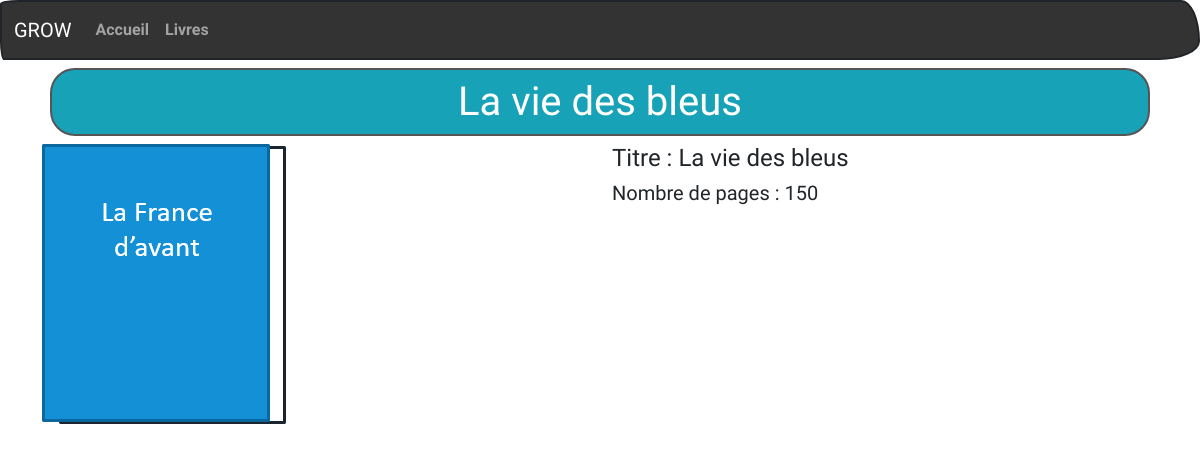
The page /livres/l/2 on the database its author committed.
### tables this page shows
CREATE TABLE IF NOT EXISTS `livres` (
  `id` int NOT NULL AUTO_INCREMENT,
  `titre` varchar(150) DEFAULT NULL,
  `nbpages` int DEFAULT NULL,
  `image` varchar(150) DEFAULT NULL,
  PRIMARY KEY (`id`)
);

### controllers/livresController.controller.php (called while the page is built, shortened)
<?php
        require_once "model/Livre.class.php";
        require_once 'model/LivreManager.class.php';
class LivreController
{
    private $livreManager;
    public function __construct()
    {
        $this->livreManager = new LivreManager;
        $this->livreManager->chargementLivre();
    }
    public function afficherLivreUn($id) {
        $livre = $this->livreManager->getLivreById($id);
        require "views/afficherLivre.views.php";
    }
}

### model/LivreManager.class.php (called while the page is built, shortened)
<?php
require_once 'Model.class.php';
require_once 'Livre.class.php';
class LivreManager extends Model{
    private $livres;
    public function ajoutLivre($livre)
    {
        $this->livres[] = $livre;
    }
    public function chargementLivre()
    {
        $req = $this->getBdd()->prepare('SELECT * FROM livres');
        $req->execute();
        $mesLivres = $req->fetchAll(PDO::FETCH_ASSOC);
    }
    public function getLivreByID($id)
    {
        for($i=0; $i <count($this->livres);$i++){
            if($this->livres[$i]->getId() === $id){
                return $this->livres[$i];
            }
        }
        throw new Exception("Le livre n'existe pas.");
    }
}

### model/Livre.class.php (called while the page is built, shortened)
<?php
class Livre
{
    private $id,
            $titre,
            $nbPages,
            $image;
    public function __construct($id,$titre,$nbPages,$image)
    {
        $this->id = $id;
        $this->titre = $titre;
        $this->nbPages = $nbPages;
        $this->image = $image;
    }
    public function getId()
    {
        return trim(htmlspecialchars($this->id));
    }
    public function getTitre()
    {
        return trim(htmlspecialchars($this->titre));
    }
    public function getnbPages()
    {
        return trim(htmlspecialchars($this->nbPages));
    }
    public function getImage()
    {
        return trim(htmlspecialchars($this->image));
    }
}

### model/Model.class.php (called while the page is built, shortened)
<?php
class Model
{
    private static $pdo;
    private static function setBdd()
    {
        self::$pdo = new PDO('mysql:host=localhost;port=3306;dbname=biblio1;charset=utf8', '****', '****');
        self::$pdo->setAttribute(PDO::ATTR_ERRMODE, PDO::ERRMODE_WARNING);
    }
    protected function getBdd()
    {
        return self::$pdo;
    }
}

### views/afficherLivre.views.php (the view, shortened to what this page needs)
<div class="row">
    <div class="col-6">
        <img src="<?= URL ?>public/images/<?= $livre->getImage();?>" alt="Couverture du livre">
    </div>
    <div class="col-6">
        <h4>Titre : <?= $livre->getTitre();?></h4>
        <h5>Nombre de pages : <?= $livre->getnbPages();?></h5>
    </div>
</div>
<?php
$content = ob_get_clean();
$titre = $livre->getTitre();
require 'template.php';
?>

### views/template.php (shortened to what this page needs)
<!DOCTYPE html>
<html lang="en">
<head>
    <link rel="stylesheet" href="https://bootswatch.com/5/sketchy/bootstrap.min.css">
</head>
<body>
    <nav class="navbar navbar-expand-lg navbar-dark bg-primary">
        <div class="container-fluid">
            <a class="navbar-brand" href="#">GROW</a>
            <div class="collapse navbar-collapse" id="navbarColor01">
                <ul class="navbar-nav me-auto">
                    <li class="nav-item">
                        <a class="nav-link" href="<?=URL?>accueil">Accueil</a>
                    </li>
                    <li class="nav-item">
                        <a class="nav-link" href="<?=URL?>livres">Livres</a>
                    </li>
                </ul>
            </div>
        </div>
    </nav>
<div class="container">
    <h1 class="rounded border border-dark p-2 m-2 text-center text-white bg-info"><?=$titre ?></h1>
    <?php echo $content ?>
</div>
</body>
</html>

### rows shown on the page
livres: titre "La vie des bleus", image (picture), nbpages "150"
